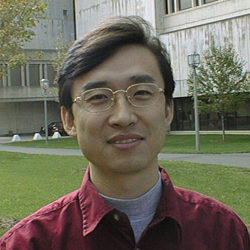
%> input picture Assignment 2/IDPicture.bmp, 250 x 250 px
$ octave CSC471_SPR22_Assignment_2_Ismail_Akram.m   (GNU Octave 9; MATLAB toolbox functions it lacks are replaced by stand-ins)
%> lines starting %> are read from the running program, lines starting %| are printed output that depends on the picture; in (x1, y1, x2, y2) boxes, pixels count from 0 and x2, y2 are one past the last pixel; in counts of white or black regions, pixels touching at a corner belong together; the program's own positions count from 1
%===================================================
% Computer Vision Programming Assignment 2
% @Zhigang Zhu
% City College of New York
%===================================================

% Ismail Akram 8834

InputImage = 'IDPicture.bmp';
%OutputImage1 = 'IDPicture_bw.bmp';

C1 = imread(InputImage);
%> C1 is the input picture: size 250x250x3 uint8; mean R, G, B 110.8, 107.1, 91.7
[ROWS COLS CHANNELS] = size(C1); % 250 * 250 *3 (RGB)
%> ROWS = 250; COLS = 250; CHANNELS = 3
figure();
subplot(2,2,1), image(C1), title('Original Image');

% [20 lines of commented-out code are left out]
MAP = zeros(256, 3);

for i = 1 : 256,  % a comma means pause
    for band = 1:CHANNELS,
        MAP(i,band) = (i-1)/255; % scaling 0-255 into 0 to 1
    end
end

% Transform colour image to intensity image
I = (0.299*C1(:,:,1)) + (0.587*C1(:,:,2)) + (0.114*C1(:,:,3));
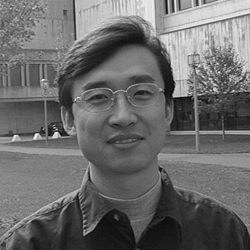
%> I: size 250x250 uint8; min 8, max 253, mean 106.5
subplot(2,2,2), image(I), title('Intensity Image');
colormap(MAP); % maps the image to the color map (b/w)

%% Question 1
% Histogram
Intensityhistogram = zeros(256, 1);
for i = 1:250
    for j = 1:250
        Intensityhistogram(I(i,j) + 1) = ...
            Intensityhistogram(I(i,j)+1)+1; % increment by 1
    end
end
%> after the loop, Intensityhistogram = 256 values, max 800 at index 128, min 0 at index 1, mean 244.1

subplot(2,2,[3,4]);
bar(Intensityhistogram, 0.8); % histogram
title('Histogram');

% Contrast enhancement
Bright_Enhancement = I + 30;
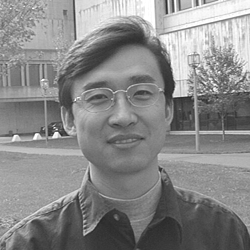
%> Bright_Enhancement: size 250x250 uint8; min 38, max 255, mean 136.5
figure();
subplot(2,2,1), image(I);
title('Original Intensity');
subplot(2,2,2), image(Bright_Enhancement);
title('Point Transforms: Brightness');
colormap(MAP);

Intensityhistogram = zeros(256, 1); % Histogram for Contrast enhancement
for i = 1:250
    for j = 1:250
        Intensityhistogram(Bright_Enhancement(i, j) + 1) = ...
            Intensityhistogram(Bright_Enhancement(i, j) + 1) + 1;
        % At every intensity of IntensityHistogram(0+1), we increment by 1
    end
end
%> after the loop, Intensityhistogram = 256 values, max 800 at index 158, min 0 at index 1, mean 244.1
subplot(2,2,[3,4]), bar(Intensityhistogram, 0.8);
title('Histogram for brightness');
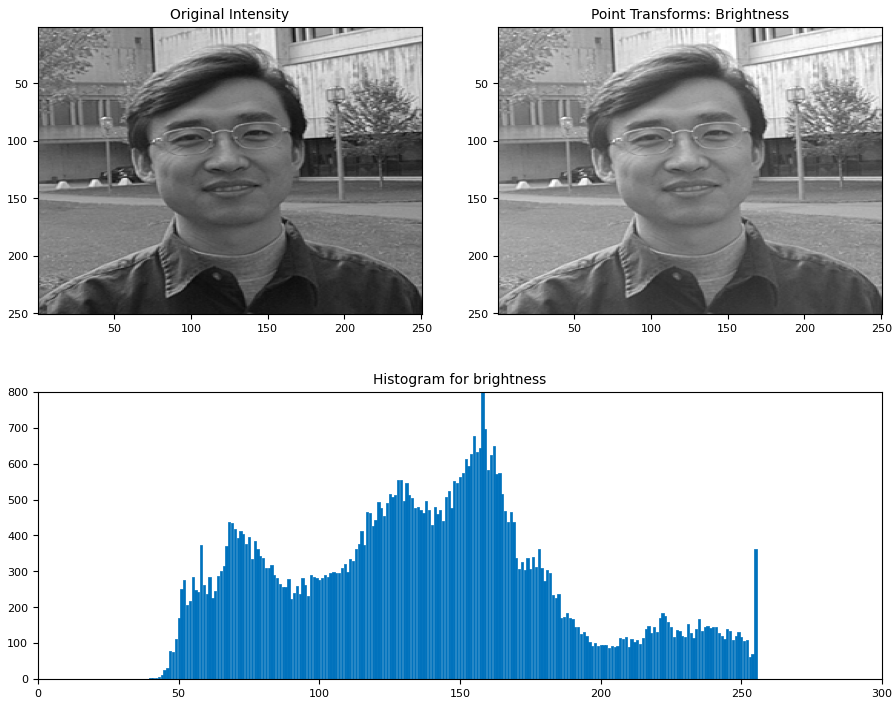
%> figure redrawn from the program's plot data, 3 panels

% Linear Stretch
contrast = ((255/225)*(I-20));
figure();
subplot(2,2,1), image(I);
title('Original Intensity');
subplot(2,2,2), image(contrast);
title('Contrast');
colormap(MAP);

Intensityhistogram = zeros(256, 1); % Histogram for Contrast enhancement
for i = 1:250
    for j = 1:250
        Intensityhistogram(contrast(i, j) + 1) = ...
            Intensityhistogram(contrast(i, j) + 1) + 1;
        % At every intensity of IntensityHistogram(0+1), we increment by 1
    end
end
%> after the loop, Intensityhistogram = 256 values, max 800 at index 122, min 0 at index 5, mean 244.1
subplot(2,2,[3,4]), bar(Intensityhistogram, 0.8);
title('Histogram for Contrast');

% Thresholding
Thresholding = I;
for i = 1:250
    for j = 1:250
        if Thresholding(i,j) < 105
            Thresholding(i,j) = 0;
        else
            Thresholding(i,j) = 255;
        end
    end
end
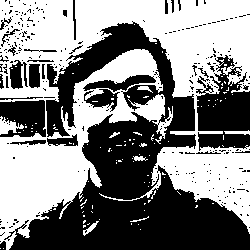
%> Thresholding: size 250x250 uint8; 51.8% white; 285 black regions (255 under 20 px), largest, box (x1, y1, x2, y2) and area: (4, 21, 250, 250) 22142, (196, 55, 250, 151) 3293, (0, 100, 46, 137) 1333
figure();
subplot(2,2,1), image(I);
title('Original Intensity');
subplot(2,2,2), image(Thresholding);
title('Thresholding');
colormap(MAP);

Intensityhistogram = zeros(256, 1);
for i = 1:250
    for j = 1:250
        Intensityhistogram(Thresholding(i, j) + 1) = ...
            Intensityhistogram(Thresholding(i, j) + 1) + 1;
        % At every intensity of IntensityHistogram(0+1), we increment by 1
    end
end
%> after the loop, Intensityhistogram = 256 values, max 32390 at index 255, min 0 at index 2, mean 244.1
subplot(2,2,[3,4]), bar(Intensityhistogram, 0.8);
title('Histogram for Threshold');
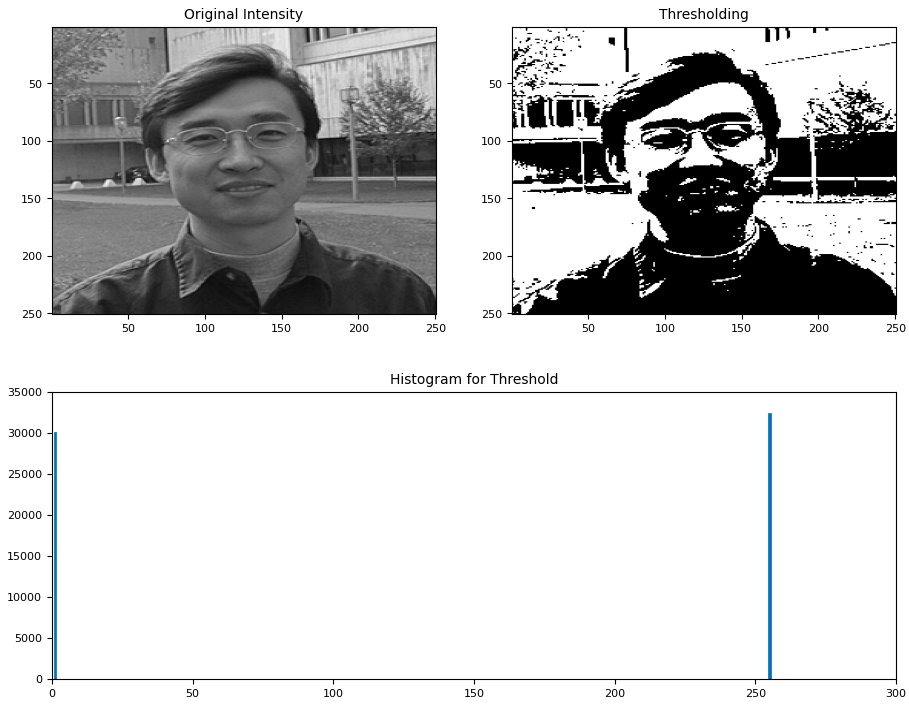
%> figure redrawn from the program's plot data, 3 panels

% Equalization
Equalized_I = uint8(zeros(size(I,1), size(I,2)));

Counter = imhist(I);
%> Counter = 256 values, max 800 at index 128, min 0 at index 1, mean 244.1
CumFreq = cumsum(Counter) / 62500; % MxN = 250x250 = 62500
%> CumFreq = 256 values from 0 to 1
output = round(CumFreq * 255); % 0-255
%> output = 256 values from 0 to 255
Equalized_I(:) = output(I(:) + 1); % + 1 since we start at index 1
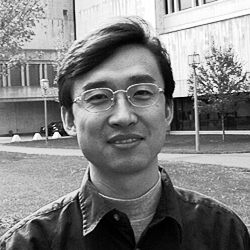
%> Equalized_I: size 250x250 uint8; min 0, max 255, mean 128.3

figure();
subplot(2,2,1), image(I);
title('Original Intensity');
subplot(2,2,2), image(Equalized_I);
title('Equalization');
colormap(MAP);

Intensityhistogram = zeros(256, 1); % Histogram for equalization
for i = 1:250
    for j = 1:250
        Intensityhistogram(Equalized_I(i, j) + 1) = ...
            Intensityhistogram(Equalized_I(i, j) + 1) + 1;
        % At every intensity of IntensityHistogram(0+1), we increment by 1
    end
end
%> after the loop, Intensityhistogram = 256 values, max 800 at index 175, min 0 at index 11, mean 244.1
subplot(2,2,[3,4]), bar(Intensityhistogram, 0.8);
title('Histogram for Equalization');

%% Question 2

% Kernal:
% Ax = [-1, 1]; Y-direction
% Ay = [-1,     X-direction
%        1];
% Can divide by 1 to reduce noise

input_image = double(I);

% Pre-allocating the gradient_image matric with zeros
gradient_image = zeros(size(input_image));

% 1x2 operator mask
gradient_image_1x2 = gradient_image;

Mx_1x2 = [-1, 1]; % 1x2 x-axis
% My_1x2 = [-1; 1]; % 2x1 y-axis

for i = 1:size(input_image, 1) - 2
    for j = 1:size(input_image, 2) - 2

        % Gradient approximations
        Gx = sum(sum(Mx_1x2.*input_image(i:i+1, j:j+1)));
        % Gy = sum(sum(My_1x2.*input_image(i:i+1, j:j+1)));

        % Calculate magnitude of vector
        gradient_image_1x2(i+1, j+1) = sqrt(Gx.^2);
    end
end

% Displaying Gradient Image
% gradient_image_1x2 = normalize(gradient_image_1x2);
gradient_image_1x2 = uint8(gradient_image_1x2)/4; % normalizing using |-1| + |1| + |-1| + |1| = 4
%> gradient_image_1x2: size 250x250 uint8

No8 = figure;
imshow(gradient_image_1x2);
title('Gradient Image (1x2)');

% 2x1 operator mask
gradient_image_2x1 = gradient_image;

% Mx_2x1 = [-1, 1]; % 1x2 x-axis
My_2x1 = [-1; 1]; % 2x1 y-axis

for i = 1:size(input_image, 1) - 2
    for j = 1:size(input_image, 2) - 2

        % Gradient approximations
        % Gx = sum(sum(Mx_2x1.*input_image(i:i+1, j:j+1)));
        Gy = sum(sum(My_2x1.*input_image(i:i+1, j:j+1)));

        % Calculate magnitude of vector
        gradient_image_2x1(i+1, j+1) = sqrt(Gy.^2);
    end
end

% Displaying Gradient Image
% gradient_image_2x1 = normalize(gradient_image_2x1);
gradient_image_2x1 = uint8(gradient_image_2x1)/4;
%> gradient_image_2x1: size 250x250 uint8
No9 = figure;
imshow(gradient_image_2x1);
title('Gradient Image (2x1)');

% Combined 2x2 operator mask
gradient_image_2x2 = gradient_image;

Mx_2x2 = [-1, 1]; % 1x2 x-axis
My_2x2 = [-1; 1]; % 2x1 y-axis

for i = 1:size(input_image, 1) - 2
    for j = 1:size(input_image, 2) - 2

        % Gradient approximations
        Gx = sum(sum(Mx_2x2.*input_image(i:i+1, j:j+1)));
        Gy = sum(sum(My_2x2.*input_image(i:i+1, j:j+1)));

        % Calculate magnitude of vector
        gradient_image_2x2(i+1, j+1) = sqrt(Gx.^2 + Gy.^2);

    end
end

% Displaying Gradient Image
% gradient_image_2x2 = normalize(gradient_image_2x2);
gradient_image_2x2 = uint8(gradient_image_2x2)/4;
%> gradient_image_2x2: size 250x250 uint8
No10 = figure;
imshow(gradient_image_2x2);
title('Gradient Image (2x2)');

% Sobel Operator Mask
gradient_image_S = gradient_image;

Mx_S = [-1 0 1; -2 0 2; -1 0 1];
My_S = [-1 -2 -1; 0 0 0; 1 2 1];

% Edge Detection Process
% When i = 1 and j = 1, then gradient_image pixel
% position will be gradient_image(2, 2)
% The mask is of 3x3, so we need to traverse
% to gradient_image(size(input_image, 1) - 2
%, size(input_image, 2) - 2)
% Thus we are not considering the borders.

for i = 1:size(input_image, 1) - 2
    for j = 1:size(input_image, 2) - 2

        % Gradient approximations
        Gx = sum(sum(Mx_S.*input_image(i:i+2, j:j+2)));
        Gy = sum(sum(My_S.*input_image(i:i+2, j:j+2)));

        % Calculate magnitude of vector
        gradient_image_S(i+1, j+1) = sqrt(Gx.^2 + Gy.^2);
    end
end

% Displaying Gradient Image
% gradient_image_S = normalize(gradient_image_S);
gradient_image_S = uint8(gradient_image_S)/8;
%> gradient_image_S: size 250x250 uint8

No11 = figure;
imshow(gradient_image_S);
title('Gradient Image (Sobel 3x3)');

% Subtracting 1x2 image gradient from Sobel
Sobel_1x2_difference = gradient_image_S - gradient_image_1x2;
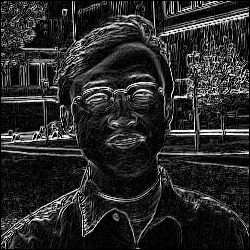
%> Sobel_1x2_difference: size 250x250 uint8; min 0, max 32, mean 5.3; drawn with min black and max white
No12 = figure;
imshow(Sobel_1x2_difference);
title('Difference between Sobel & 1x2');

%% Question 3
% % % No14 = figure;
% % % imhist(gradient_image_2x2); NEEDED?
% % % title('threshold-test')

% You may first generate a histogram of each combined gradient map,
% and only keep certain percentage of pixels
% (e.g.  5% of the pixels with the highest gradient  values)
% as edge pixels (edgels)

% Get the histogram values position in original picture.
% Take that position, divide it by total possible pixels.
% if equal .95, set that value equal to threhsold.
threshold = 0;
position = zeros(256,1);
var = ((250 * 250) * (1 - 0.95));
result = 0;
for i = 1:256
%> (the run ends here)
